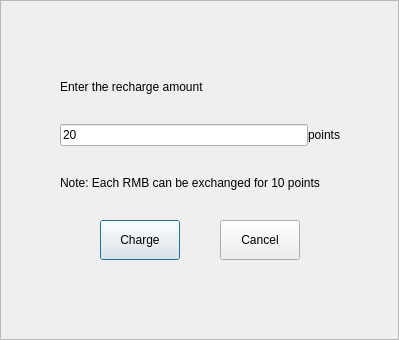
<?xml version="1.0" encoding="UTF-8"?>
<ui version="4.0">
 <class>Dialog</class>
 <widget class="QDialog" name="Dialog">
  <property name="geometry">
   <rect>
    <x>0</x>
    <y>0</y>
    <width>399</width>
    <height>340</height>
   </rect>
  </property>
  <property name="windowTitle">
   <string>Dialog</string>
  </property>
  <layout class="QGridLayout" name="gridLayout">
   <property name="leftMargin">
    <number>0</number>
   </property>
   <property name="topMargin">
    <number>0</number>
   </property>
   <property name="rightMargin">
    <number>0</number>
   </property>
   <property name="bottomMargin">
    <number>0</number>
   </property>
   <property name="horizontalSpacing">
    <number>0</number>
   </property>
   <item row="0" column="0">
    <widget class="QFrame" name="frame">
     <property name="frameShape">
      <enum>QFrame::Shape::StyledPanel</enum>
     </property>
     <property name="frameShadow">
      <enum>QFrame::Shadow::Raised</enum>
     </property>
     <layout class="QGridLayout" name="gridLayout_2">
      <property name="verticalSpacing">
       <number>30</number>
      </property>
      <item row="0" column="1">
       <spacer name="verticalSpacer">
        <property name="orientation">
         <enum>Qt::Orientation::Vertical</enum>
        </property>
        <property name="sizeHint" stdset="0">
         <size>
          <width>20</width>
          <height>26</height>
         </size>
        </property>
       </spacer>
      </item>
      <item row="1" column="1">
       <widget class="BodyLabel" name="BodyLabel">
        <property name="text">
         <string>Enter the recharge amount</string>
        </property>
        <property name="pixelFontSize" stdset="0">
         <number>22</number>
        </property>
       </widget>
      </item>
      <item row="2" column="0" rowspan="2">
       <spacer name="horizontalSpacer_4">
        <property name="orientation">
         <enum>Qt::Orientation::Horizontal</enum>
        </property>
        <property name="sizeHint" stdset="0">
         <size>
          <width>32</width>
          <height>20</height>
         </size>
        </property>
       </spacer>
      </item>
      <item row="2" column="1">
       <layout class="QHBoxLayout" name="horizontalLayout_2">
        <item>
         <widget class="QLineEdit" name="lineEdit">
          <property name="text">
           <string>20</string>
          </property>
         </widget>
        </item>
        <item>
         <widget class="QLabel" name="label">
          <property name="text">
           <string>points</string>
          </property>
         </widget>
        </item>
       </layout>
      </item>
      <item row="2" column="2">
       <spacer name="horizontalSpacer_5">
        <property name="orientation">
         <enum>Qt::Orientation::Horizontal</enum>
        </property>
        <property name="sizeHint" stdset="0">
         <size>
          <width>32</width>
          <height>20</height>
         </size>
        </property>
       </spacer>
      </item>
      <item row="3" column="1">
       <widget class="CaptionLabel" name="CaptionLabel">
        <property name="text">
         <string>Note: Each RMB can be exchanged for 10 points</string>
        </property>
       </widget>
      </item>
      <item row="4" column="1">
       <layout class="QHBoxLayout" name="horizontalLayout">
        <item>
         <spacer name="horizontalSpacer">
          <property name="orientation">
           <enum>Qt::Orientation::Horizontal</enum>
          </property>
          <property name="sizeHint" stdset="0">
           <size>
            <width>40</width>
            <height>20</height>
           </size>
          </property>
         </spacer>
        </item>
        <item>
         <widget class="PrimaryPushButton" name="PrimaryPushButton">
          <property name="minimumSize">
           <size>
            <width>80</width>
            <height>40</height>
           </size>
          </property>
          <property name="text">
           <string>Charge</string>
          </property>
         </widget>
        </item>
        <item>
         <spacer name="horizontalSpacer_3">
          <property name="orientation">
           <enum>Qt::Orientation::Horizontal</enum>
          </property>
          <property name="sizeHint" stdset="0">
           <size>
            <width>40</width>
            <height>20</height>
           </size>
          </property>
         </spacer>
        </item>
        <item>
         <widget class="PushButton" name="PushButton">
          <property name="minimumSize">
           <size>
            <width>80</width>
            <height>40</height>
           </size>
          </property>
          <property name="text">
           <string>Cancel</string>
          </property>
         </widget>
        </item>
        <item>
         <spacer name="horizontalSpacer_2">
          <property name="orientation">
           <enum>Qt::Orientation::Horizontal</enum>
          </property>
          <property name="sizeHint" stdset="0">
           <size>
            <width>40</width>
            <height>20</height>
           </size>
          </property>
         </spacer>
        </item>
       </layout>
      </item>
      <item row="5" column="1">
       <spacer name="verticalSpacer_2">
        <property name="orientation">
         <enum>Qt::Orientation::Vertical</enum>
        </property>
        <property name="sizeHint" stdset="0">
         <size>
          <width>20</width>
          <height>27</height>
         </size>
        </property>
       </spacer>
      </item>
     </layout>
    </widget>
   </item>
  </layout>
 </widget>
 <customwidgets>
  <customwidget>
   <class>PushButton</class>
   <extends>QPushButton</extends>
   <header>qfluentwidgets</header>
  </customwidget>
  <customwidget>
   <class>PrimaryPushButton</class>
   <extends>PushButton</extends>
   <header>qfluentwidgets</header>
  </customwidget>
  <customwidget>
   <class>CaptionLabel</class>
   <extends>QLabel</extends>
   <header>qfluentwidgets</header>
  </customwidget>
  <customwidget>
   <class>BodyLabel</class>
   <extends>QLabel</extends>
   <header>qfluentwidgets</header>
  </customwidget>
 </customwidgets>
 <resources/>
 <connections/>
</ui>
